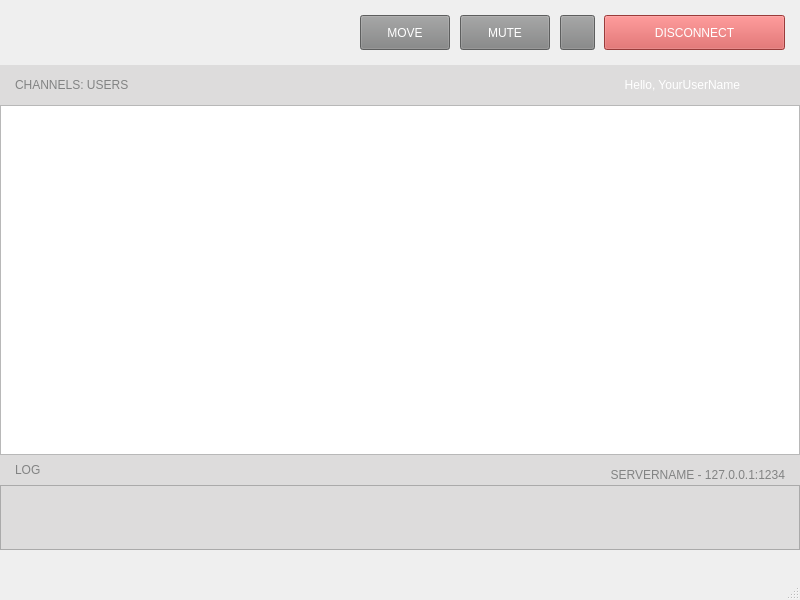
<?xml version="1.0" encoding="UTF-8"?>
<ui version="4.0">
 <class>Conversation</class>
 <widget class="QMainWindow" name="Conversation">
  <property name="geometry">
   <rect>
    <x>0</x>
    <y>0</y>
    <width>800</width>
    <height>600</height>
   </rect>
  </property>
  <property name="windowTitle">
   <string>Conversation</string>
  </property>
  <widget class="QWidget" name="centralwidget">
   <widget class="QWidget" name="widget" native="true">
    <property name="geometry">
     <rect>
      <x>0</x>
      <y>0</y>
      <width>800</width>
      <height>65</height>
     </rect>
    </property>
    <property name="styleSheet">
     <string notr="true">background-image: url(:/res/header-long.jpg);</string>
    </property>
   </widget>
   <widget class="QPushButton" name="disconnectButton">
    <property name="geometry">
     <rect>
      <x>604</x>
      <y>15</y>
      <width>181</width>
      <height>35</height>
     </rect>
    </property>
    <property name="styleSheet">
     <string notr="true">background-color: rgb(214, 83, 81);
selection-background-color: rgb(0, 156, 134);
color: rgb(255, 255, 255);
border-color: rgba(255, 255, 255, 0);</string>
    </property>
    <property name="text">
     <string>DISCONNECT</string>
    </property>
    <property name="icon">
     <iconset resource="res.qrc">
      <normaloff>:/res/room-icon-03.png</normaloff>:/res/room-icon-03.png</iconset>
    </property>
    <property name="iconSize">
     <size>
      <width>18</width>
      <height>18</height>
     </size>
    </property>
   </widget>
   <widget class="QPushButton" name="muteButton">
    <property name="geometry">
     <rect>
      <x>560</x>
      <y>15</y>
      <width>35</width>
      <height>35</height>
     </rect>
    </property>
    <property name="styleSheet">
     <string notr="true">background-color: rgb(130, 131, 131);</string>
    </property>
    <property name="text">
     <string/>
    </property>
    <property name="icon">
     <iconset resource="res.qrc">
      <normaloff>:/res/room-icon-04.png</normaloff>:/res/room-icon-04.png</iconset>
    </property>
    <property name="iconSize">
     <size>
      <width>18</width>
      <height>18</height>
     </size>
    </property>
   </widget>
   <widget class="QWidget" name="widget_2" native="true">
    <property name="geometry">
     <rect>
      <x>0</x>
      <y>65</y>
      <width>800</width>
      <height>40</height>
     </rect>
    </property>
    <property name="styleSheet">
     <string notr="true">background-color: rgb(221, 220, 220);</string>
    </property>
    <widget class="QLabel" name="label">
     <property name="geometry">
      <rect>
       <x>15</x>
       <y>10</y>
       <width>150</width>
       <height>20</height>
      </rect>
     </property>
     <property name="styleSheet">
      <string notr="true">color: rgb(130, 131, 131);
font: 75 13pt &quot;Cantarell&quot;;</string>
     </property>
     <property name="text">
      <string>CHANNELS: USERS</string>
     </property>
    </widget>
    <widget class="QGraphicsView" name="graphicsView">
     <property name="geometry">
      <rect>
       <x>750</x>
       <y>3</y>
       <width>39</width>
       <height>33</height>
      </rect>
     </property>
     <property name="styleSheet">
      <string notr="true">background-image: url(:/res/room-icon-01.png);</string>
     </property>
     <property name="frameShape">
      <enum>QFrame::NoFrame</enum>
     </property>
     <property name="frameShadow">
      <enum>QFrame::Plain</enum>
     </property>
     <property name="resizeAnchor">
      <enum>QGraphicsView::AnchorViewCenter</enum>
     </property>
    </widget>
    <widget class="QLabel" name="myUsernameLabel">
     <property name="geometry">
      <rect>
       <x>209</x>
       <y>10</y>
       <width>531</width>
       <height>20</height>
      </rect>
     </property>
     <property name="styleSheet">
      <string notr="true">color: rgb(255,255,255);
font: 75 13pt &quot;Cantarell&quot;;</string>
     </property>
     <property name="text">
      <string>Hello, YourUserName</string>
     </property>
     <property name="alignment">
      <set>Qt::AlignRight|Qt::AlignTrailing|Qt::AlignVCenter</set>
     </property>
    </widget>
   </widget>
   <widget class="QListWidget" name="conversationList">
    <property name="geometry">
     <rect>
      <x>0</x>
      <y>105</y>
      <width>800</width>
      <height>350</height>
     </rect>
    </property>
   </widget>
   <widget class="QWidget" name="widget_3" native="true">
    <property name="geometry">
     <rect>
      <x>0</x>
      <y>455</y>
      <width>800</width>
      <height>95</height>
     </rect>
    </property>
    <property name="styleSheet">
     <string notr="true">background-color: rgb(221, 220, 220);</string>
    </property>
    <widget class="QListWidget" name="logList">
     <property name="geometry">
      <rect>
       <x>0</x>
       <y>30</y>
       <width>800</width>
       <height>65</height>
      </rect>
     </property>
    </widget>
    <widget class="QLabel" name="label_5">
     <property name="geometry">
      <rect>
       <x>15</x>
       <y>5</y>
       <width>66</width>
       <height>20</height>
      </rect>
     </property>
     <property name="styleSheet">
      <string notr="true">color: rgb(130, 131, 131);
font: 75 11pt &quot;Cantarell&quot;;</string>
     </property>
     <property name="text">
      <string>LOG</string>
     </property>
    </widget>
    <widget class="QLabel" name="serverInfoLabel">
     <property name="geometry">
      <rect>
       <x>64</x>
       <y>10</y>
       <width>721</width>
       <height>20</height>
      </rect>
     </property>
     <property name="styleSheet">
      <string notr="true">color: rgb(130, 131, 131);
font: 75 9pt &quot;Cantarell&quot;;</string>
     </property>
     <property name="text">
      <string>SERVERNAME - 127.0.0.1:1234</string>
     </property>
     <property name="alignment">
      <set>Qt::AlignRight|Qt::AlignTrailing|Qt::AlignVCenter</set>
     </property>
    </widget>
   </widget>
   <widget class="QPushButton" name="moveButton">
    <property name="enabled">
     <bool>true</bool>
    </property>
    <property name="geometry">
     <rect>
      <x>360</x>
      <y>15</y>
      <width>90</width>
      <height>35</height>
     </rect>
    </property>
    <property name="styleSheet">
     <string notr="true">background-color: rgb(130, 131, 131);
selection-background-color: rgb(0, 156, 134);
color: rgb(255, 255, 255);
border-color: rgba(255, 255, 255, 0);</string>
    </property>
    <property name="text">
     <string>MOVE</string>
    </property>
    <property name="icon">
     <iconset resource="res.qrc">
      <normaloff>:/res/room-icon-01.png</normaloff>:/res/room-icon-01.png</iconset>
    </property>
    <property name="iconSize">
     <size>
      <width>18</width>
      <height>18</height>
     </size>
    </property>
   </widget>
   <widget class="QPushButton" name="muteUserButton">
    <property name="enabled">
     <bool>true</bool>
    </property>
    <property name="geometry">
     <rect>
      <x>460</x>
      <y>15</y>
      <width>90</width>
      <height>35</height>
     </rect>
    </property>
    <property name="styleSheet">
     <string notr="true">background-color: rgb(130, 131, 131);
selection-background-color: rgb(0, 156, 134);
color: rgb(255, 255, 255);
border-color: rgba(255, 255, 255, 0);</string>
    </property>
    <property name="text">
     <string>MUTE</string>
    </property>
    <property name="icon">
     <iconset resource="res.qrc">
      <normaloff>:/res/room-icon-01.png</normaloff>:/res/room-icon-01.png</iconset>
    </property>
    <property name="iconSize">
     <size>
      <width>18</width>
      <height>18</height>
     </size>
    </property>
   </widget>
  </widget>
  <widget class="QMenuBar" name="menubar">
   <property name="geometry">
    <rect>
     <x>0</x>
     <y>0</y>
     <width>800</width>
     <height>21</height>
    </rect>
   </property>
  </widget>
  <widget class="QStatusBar" name="statusbar"/>
 </widget>
 <resources>
  <include location="res.qrc"/>
 </resources>
 <connections/>
</ui>
